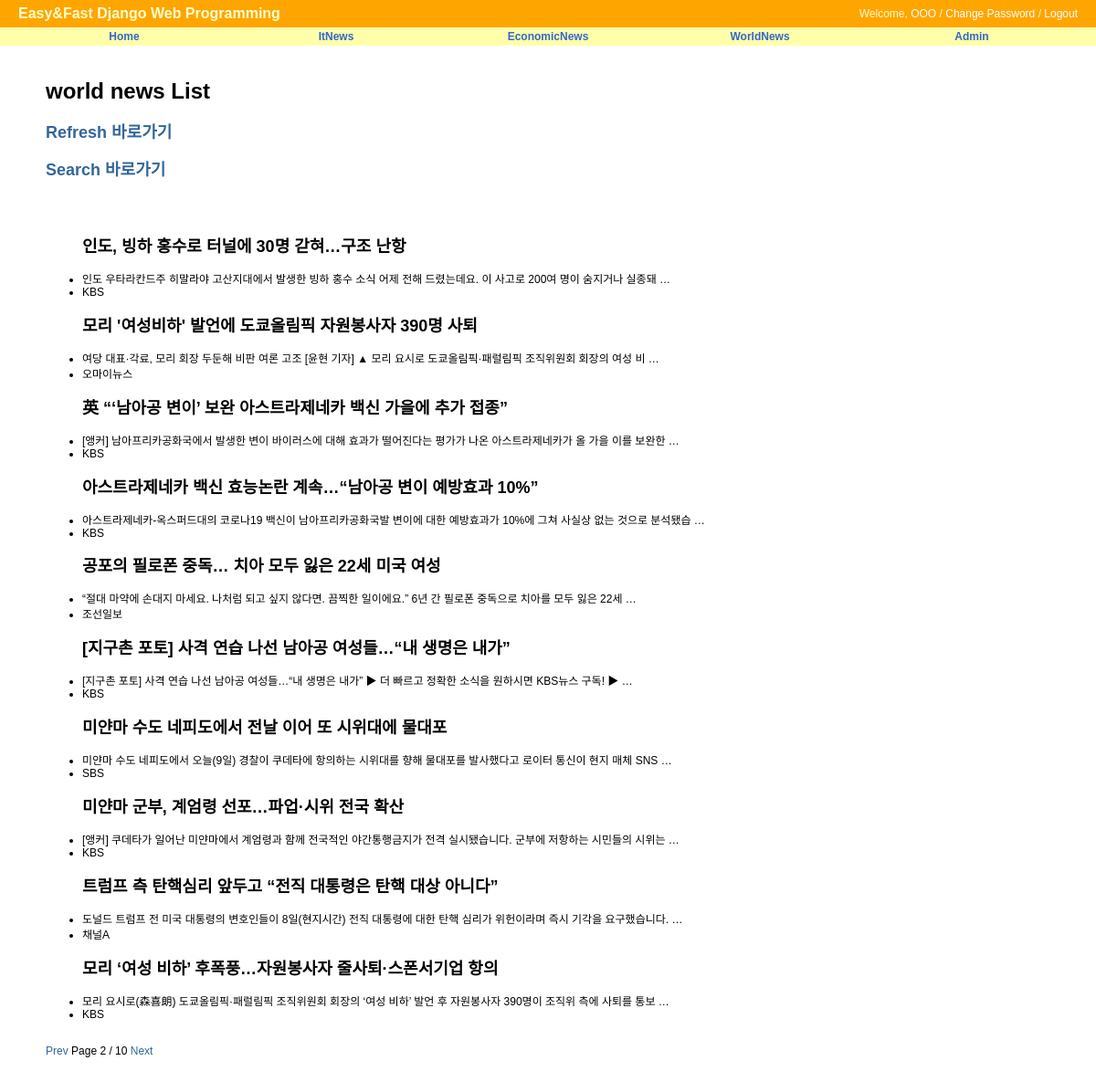
The page /worldnews/?page=2 on the database its author committed.
### world_news/models.py (models this page shows, shortened)
class WorldNews(models.Model):
    title = models.CharField(max_length=50, blank=True, null=True)
    writer = models.CharField(max_length=50, blank=True, null=True)
    preview = models.TextField()
    class Meta:
        verbose_name = 'world_new'
        verbose_name_plural = 'world_news'
        db_table = 'world_news'
        ordering = ('-id',)

### world_news/views.py (the view)
# urls.py: path('', WorldNewsView.as_view(), name='worldnews'),
class WorldNewsView(ListView):
    model = WorldNews
    template_name = 'world_news/world_list.html'
    paginate_by = 10

### world_news/templates/world_news/world_list.html (shortened to what this page needs)
{% extends "base.html" %}
{% block content %}
<div id="content">
	<h1>world news List</h1>
	<h2><a href="{% url 'world_news:worldrefresh' %}">Refresh 바로가기</a></h2>
	<h2><a href="{% url 'world_news:worldsearch' %}">Search 바로가기</a></h2>
	<br/><br/>
	<ul>
		{% for worldnews in object_list %}
			<h2>{{ worldnews.title }}</h2>
			<li>{{ worldnews.preview }}</li>
			<li>{{ worldnews.writer }}</li>
		{% endfor %}
	</ul>
	<br/>
	<div>
        {% if page_obj.has_previous %}
            <a href="?page={{ page_obj.previous_page_number }}">Prev</a>
        {% endif %}
        Page {{ page_obj.number }} / {{ page_obj.paginator.num_pages }}
        {% if page_obj.has_next %}
            <a href="?page={{ page_obj.next_page_number }}">Next</a>
        {% endif %}
    </div>
	<br/><br/>
</div>
{% endblock %}

### static/css/base.css (style rules this page uses)
body { font-family: "Lucida Grande", Verdana, Arial, sans-serif; font-size: 12px; }
div#content { position: absolute; top: 70px; left: 50px; right: 50px; }
a:link, a:visited { color: #369; text-decoration: none; }

### rows shown on the page
WorldNews: title "인도, 빙하 홍수로 터널에 30명 갇혀…구조 난항", preview "인도 우타라칸드주 히말라야 고산지대에서 발생한 빙하 홍수 소식 어제 전해 드렸는데요. 이 사고로 200여 명이 숨지거나 실종돼 …", writer "KBS"
WorldNews: title "모리 '여성비하' 발언에 도쿄올림픽 자원봉사자 390명 사퇴", preview "여당 대표·각료, 모리 회장 두둔해 비판 여론 고조 [윤현 기자] ▲ 모리 요시로 도쿄올림픽·패럴림픽 조직위원회 회장의 여성 비 …", writer "오마이뉴스"
WorldNews: title "英 “‘남아공 변이’ 보완 아스트라제네카 백신 가을에 추가 접종”", preview "[앵커] 남아프리카공화국에서 발생한 변이 바이러스에 대해 효과가 떨어진다는 평가가 나온 아스트라제네카가 올 가을 이를 보완한 …", writer "KBS"
WorldNews: title "아스트라제네카 백신 효능논란 계속…“남아공 변이 예방효과 10%”", preview "아스트라제네카-옥스퍼드대의 코로나19 백신이 남아프리카공화국발 변이에 대한 예방효과가 10%에 그쳐 사실상 없는 것으로 분석됐습 …", writer "KBS"
WorldNews: title "공포의 필로폰 중독… 치아 모두 잃은 22세 미국 여성", preview "“절대 마약에 손대지 마세요. 나처럼 되고 싶지 않다면. 끔찍한 일이에요.” 6년 간 필로폰 중독으로 치아를 모두 잃은 22세 …", writer "조선일보"
WorldNews: title "[지구촌 포토] 사격 연습 나선 남아공 여성들…“내 생명은 내가”", preview "[지구촌 포토] 사격 연습 나선 남아공 여성들…“내 생명은 내가” ▶ 더 빠르고 정확한 소식을 원하시면 KBS뉴스 구독! ▶ …", writer "KBS"
WorldNews: title "미얀마 수도 네피도에서 전날 이어 또 시위대에 물대포", preview "미얀마 수도 네피도에서 오늘(9일) 경찰이 쿠데타에 항의하는 시위대를 향해 물대포를 발사했다고 로이터 통신이 현지 매체 SNS …", writer "SBS"
WorldNews: title "미얀마 군부, 계엄령 선포…파업·시위 전국 확산", preview "[앵커] 쿠데타가 일어난 미얀마에서 계엄령과 함께 전국적인 야간통행금지가 전격 실시됐습니다. 군부에 저항하는 시민들의 시위는 …", writer "KBS"
WorldNews: title "트럼프 측 탄핵심리 앞두고 “전직 대통령은 탄핵 대상 아니다”", preview "도널드 트럼프 전 미국 대통령의 변호인들이 8일(현지시간) 전직 대통령에 대한 탄핵 심리가 위헌이라며 즉시 기각을 요구했습니다. …", writer "채널A"
WorldNews: title "모리 ‘여성 비하’ 후폭풍…자원봉사자 줄사퇴·스폰서기업 항의", preview "모리 요시로(森喜朗) 도쿄올림픽·패럴림픽 조직위원회 회장의 ‘여성 비하’ 발언 후 자원봉사자 390명이 조직위 측에 사퇴를 통보 …", writer "KBS"

### other values the page prints
{{ page_obj.number }} "2"
{{ page_obj.paginator.num_pages }} "10"
